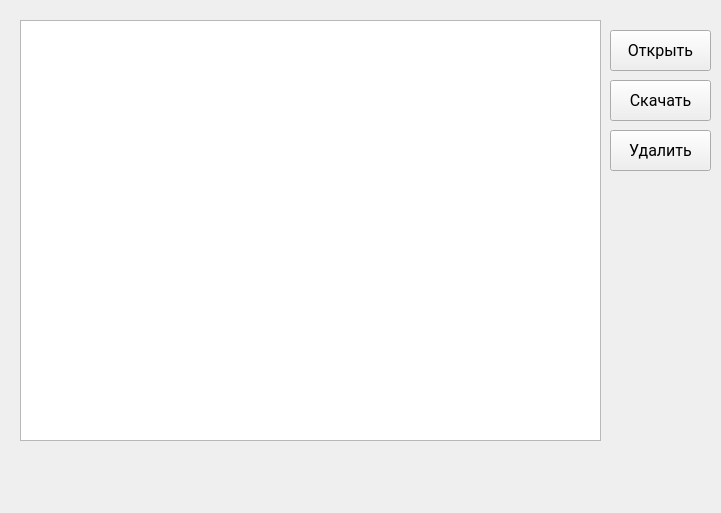
<?xml version="1.0" encoding="UTF-8"?>
<ui version="4.0">
 <class>CourseForm</class>
 <widget class="QWidget" name="CourseForm">
  <property name="geometry">
   <rect>
    <x>0</x>
    <y>0</y>
    <width>721</width>
    <height>513</height>
   </rect>
  </property>
  <property name="font">
   <font>
    <pointsize>10</pointsize>
   </font>
  </property>
  <property name="windowTitle">
   <string>&lt;Course Name&gt;</string>
  </property>
  <widget class="QListWidget" name="activitiesList">
   <property name="geometry">
    <rect>
     <x>20</x>
     <y>20</y>
     <width>581</width>
     <height>421</height>
    </rect>
   </property>
  </widget>
  <widget class="QPushButton" name="deleteButton">
   <property name="geometry">
    <rect>
     <x>610</x>
     <y>130</y>
     <width>101</width>
     <height>41</height>
    </rect>
   </property>
   <property name="font">
    <font>
     <family>Roboto</family>
     <pointsize>12</pointsize>
    </font>
   </property>
   <property name="toolTip">
    <string>Удалить содержимое курса с компьютера</string>
   </property>
   <property name="toolTipDuration">
    <number>-1</number>
   </property>
   <property name="text">
    <string>Удалить</string>
   </property>
  </widget>
  <widget class="QPushButton" name="downloadButton">
   <property name="geometry">
    <rect>
     <x>610</x>
     <y>80</y>
     <width>101</width>
     <height>41</height>
    </rect>
   </property>
   <property name="font">
    <font>
     <family>Roboto</family>
     <pointsize>12</pointsize>
    </font>
   </property>
   <property name="toolTip">
    <string>Скачать содержимое курса</string>
   </property>
   <property name="toolTipDuration">
    <number>-1</number>
   </property>
   <property name="text">
    <string>Скачать</string>
   </property>
  </widget>
  <widget class="QPushButton" name="openButton">
   <property name="geometry">
    <rect>
     <x>610</x>
     <y>30</y>
     <width>101</width>
     <height>41</height>
    </rect>
   </property>
   <property name="font">
    <font>
     <family>Roboto</family>
     <pointsize>12</pointsize>
    </font>
   </property>
   <property name="toolTip">
    <string>Открыть в новой вкладке</string>
   </property>
   <property name="toolTipDuration">
    <number>-1</number>
   </property>
   <property name="text">
    <string>Открыть</string>
   </property>
  </widget>
 </widget>
 <resources/>
 <connections/>
</ui>
